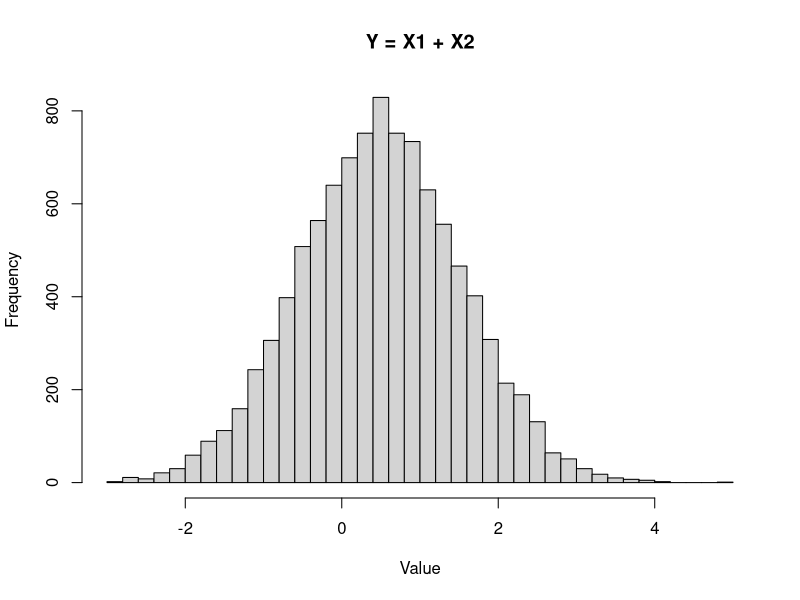
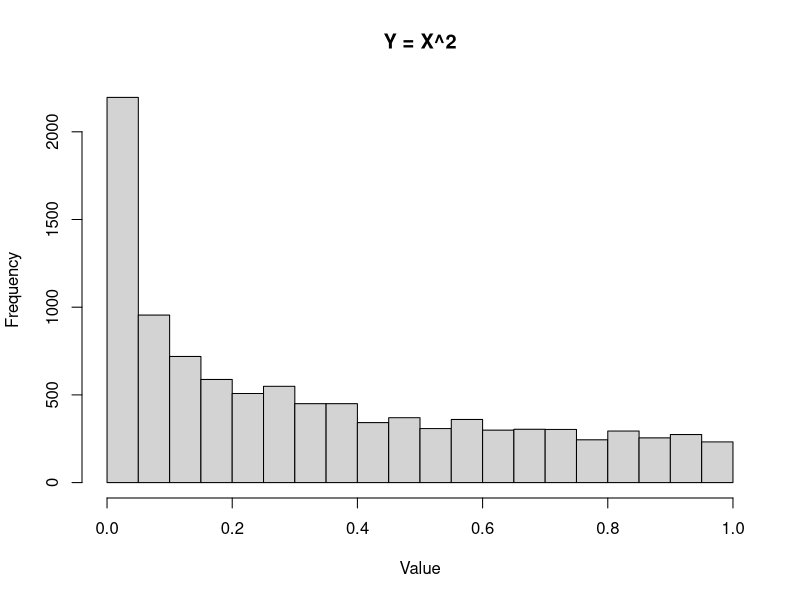
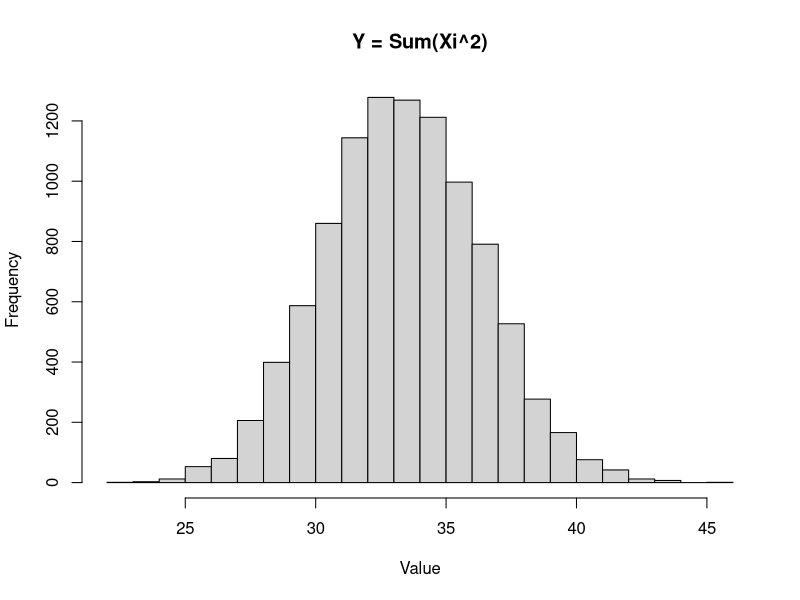

Recreate these plots in R, in order. (Note: this script raises an error after producing the figures.)

#Passo 1: Implementar o LCG
lcg <- function(m, a, c, X0, N) {
  # Verificar se os parâmetros são fornecidos, caso contrário usar valores default
  if (missing(m)) m <- 2^31 - 1
  if (missing(a)) a <- 1664525
  if (missing(c)) c <- 1013904223
  if (missing(X0)) X0 <- 1
  
  u <- numeric(N)
  X <- X0
  
  for (i in 1:N) {
    X <- (a * X + c) %% m
    u[i] <- X / m
  }
  
  return(u)
}

# Exemplo de uso
set.seed(123)
m <- 2^31 - 1
a <- 1664525
c <- 1013904223
X0 <- 1
N <- 10000
random_numbers <- lcg(m, a, c, X0, N)

#Justificação para a escolha dos valores default
#Os valores default são escolhidos com base em literatura clássica sobre geradores de números pseudoaleatórios:
#m = 2^31 - 1: um grande número primo, que maximiza o período do gerador.
#a = 1664525 e c = 1013904223: parâmetros comumente usados no algoritmo de LCG (ex: ANSI C LCG).


#Passo 2: Implementar a Inverse Transform Sampling
inverse_transform_sampling <- function(u, distribution = "normal") {
  if (distribution == "normal") {
    return(qnorm(u))
  } else if (distribution == "uniform") {
    return(u)  # A amostra já está uniformemente distribuída
  }
}

# Exemplo de uso
uniform_samples <- lcg(m, a, c, X0, N)
normal_samples <- inverse_transform_sampling(uniform_samples, "normal")


#Passo 3: Implementar o método de Monte Carlo com critério de parada por convergência
monte_carlo <- function(func, N_max = 10000, tol = 1e-6) {
  estimates <- numeric(N_max)
  for (i in 1:N_max) {
    estimates[i] <- func()
    if (i > 1) {
      mean_estimate <- mean(estimates[1:i])
      sd_estimate <- sd(estimates[1:i])
      error_estimate <- sd_estimate / sqrt(i)
      if (error_estimate < tol) {
        break
      }
    }
  }
  return(list(mean = mean_estimate, sd = sd_estimate, N = i))
}

# Exemplo de uso com função Y = X1 + X2, onde X1 ~ U(0, 1) e X2 ~ N(0, 1)
monte_carlo_example <- function() {
  X1 <- runif(1)
  X2 <- rnorm(1)
  return(X1 + X2)
}

result <- monte_carlo(monte_carlo_example)
print(result)


#Passo 4: Testar a rotina implementada nos cenários especificados
#Cenário 1: Y = X1 + X2, X1: uniforme (0, 1) e X2: normal (0, 1)
monte_carlo_example1 <- function() {
  X1 <- runif(1)
  X2 <- rnorm(1)
  return(X1 + X2)
}

result1 <- monte_carlo(monte_carlo_example1)
print(result1)

#Cenário 2: Y = X2, X: uniforme (0, 1) ou normal (0, 1)
monte_carlo_example2 <- function() {
  X <- runif(1)
  return(X^2)
}

result2 <- monte_carlo(monte_carlo_example2)
print(result2)

#Cenário 3: Y = Sum(Xi^2), i = 1,...,100; Xi: uniforme (0,1)
monte_carlo_example3 <- function() {
  X <- runif(100)
  return(sum(X^2))
}

result3 <- monte_carlo(monte_carlo_example3)
print(result3)


#Passo 5: Obter a média, desvio padrão, histograma e/ou PDF de Y
# Função para obter estatísticas e plotar histograma
obter_estatisticas <- function(data, title) {
  mean_value <- mean(data)
  sd_value <- sd(data)
  
  hist(data, breaks = 30, main = title, xlab = "Value", ylab = "Frequency")
  return(list(mean = mean_value, sd = sd_value))
}

# Coletar amostras para cada cenário
samples1 <- replicate(10000, monte_carlo_example1())
samples2 <- replicate(10000, monte_carlo_example2())
samples3 <- replicate(10000, monte_carlo_example3())

# Obter estatísticas e plotar histogramas
stats1 <- obter_estatisticas(samples1, "Y = X1 + X2")
stats2 <- obter_estatisticas(samples2, "Y = X^2")
stats3 <- obter_estatisticas(samples3, "Y = Sum(Xi^2)")

print(stats1)
print(stats2)
print(stats3)


#Passo 6: Comparar o resultado e a taxa de convergência com a função de geração de números aleatórios nativa em R
#Para comparar, podemos usar a função runif e rnorm diretamente nas implementações dos métodos de Monte Carlo e comparar os resultados com aqueles gerados pelo LCG.
# Comparação de tempo de convergência
system.time({
  result1_lcg <- monte_carlo(monte_carlo_example1)
})
system.time({
  result1_native <- monte_carlo(function() X1 + X2)
})

print(result1_lcg)
print(result1_native)
